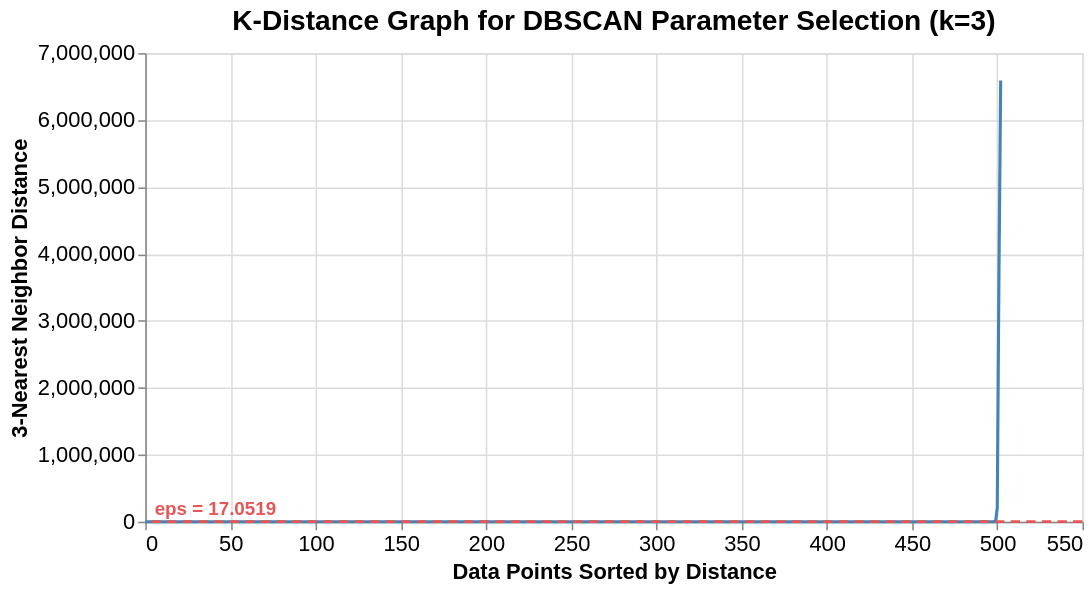

Notebook source saved alongside this figure:
### Code cell
## DBSCAN Clustering
# K-Distance Graph
def plot_kdistance_graph(X_scaled, k=3):
    nbrs = NearestNeighbors(n_neighbors=k).fit(X_scaled)
    distances, _ = nbrs.kneighbors(X_scaled)
    distances_sorted = np.sort(distances[:, k - 1], axis=0)

    kdist_df = pd.DataFrame({
        'Index': np.arange(len(distances_sorted)),
        'Distance': distances_sorted
    })

    # eps is at elbow point of k-distance graph, which is where the distance starts to increase sharply
    eps_value = distances_sorted[int(len(distances_sorted) * 0.95)]  # heuristic: 95th percentile distance
    print(f"Optimal eps value based on k-distance graph: {eps_value:.4f}")

    eps_rule_df = pd.DataFrame({'eps': [float(eps_value)]})

    line = alt.Chart(kdist_df).mark_line(color='steelblue').encode(
        x=alt.X('Index:Q', title='Data Points Sorted by Distance'),
        y=alt.Y('Distance:Q', title=f'{k}-Nearest Neighbor Distance', scale=alt.Scale(zero=False)),
        tooltip=[alt.Tooltip('Index:Q'), alt.Tooltip('Distance:Q', format='.4f')]
    )

    eps_line = alt.Chart(eps_rule_df).mark_rule(
        color='#E45756', strokeDash=[6, 4], strokeWidth=1.8
    ).encode(
        y=alt.Y('eps:Q'),
        tooltip=[alt.Tooltip('eps:Q', title='eps', format='.4f')]
    )

    eps_label = alt.Chart(eps_rule_df).mark_text(
        align='left', dx=6, dy=-8, fontSize=12, fontWeight='bold', color='#E45756'
    ).encode(
        x=alt.value(0),
        y=alt.Y('eps:Q'),
        text=alt.value(f'eps = {float(eps_value):.4f}')
    )

    chart = (line + eps_line + eps_label).properties(
        title=f'K-Distance Graph for DBSCAN Parameter Selection (k={k})',
        width=600,
        height=300
    ).configure_axis(
        labelFontSize=14,
        titleFontSize=14
    ).configure_title(
        fontSize=18
    )

    return eps_value, chart

eps_value, kdist_chart = plot_kdistance_graph(X_scaled, k=3)
kdist_chart

### Figure 1 — Vega-Lite specification as saved in the notebook (floating-point values rounded to 4 significant figures; data arrays with more than 128 entries replaced by an {"elided": "..."} marker saying what was removed)
{"config": {"view": {"continuousWidth": 300, "continuousHeight": 300}, "axis": {"labelFontSize": 14, "titleFontSize": 14}, "title": {"fontSize": 18}}, "layer": [{"data": {"name": "data-054c5e6c444e52e8a1cd67cb4671170e"}, "mark": {"type": "line", "color": "steelblue"}, "encoding": {"tooltip": [{"field": "Index", "type": "quantitative"}, {"field": "Distance", "format": ".4f", "type": "quantitative"}], "x": {"field": "Index", "title": "Data Points Sorted by Distance", "type": "quantitative"}, "y": {"field": "Distance", "scale": {"zero": false}, "title": "3-Nearest Neighbor Distance", "type": "quantitative"}}}, {"data": {"name": "data-02458b000f874562b6e5b8209c52da4b"}, "mark": {"type": "rule", "color": "#E45756", "strokeDash": [6, 4], "strokeWidth": 1.8}, "encoding": {"tooltip": [{"field": "eps", "format": ".4f", "title": "eps", "type": "quantitative"}], "y": {"field": "eps", "type": "quantitative"}}}, {"data": {"name": "data-02458b000f874562b6e5b8209c52da4b"}, "mark": {"type": "text", "align": "left", "color": "#E45756", "dx": 6, "dy": -8, "fontSize": 12, "fontWeight": "bold"}, "encoding": {"text": {"value": "eps = 17.0519"}, "x": {"value": 0}, "y": {"field": "eps", "type": "quantitative"}}}], "height": 300, "title": "K-Distance Graph for DBSCAN Parameter Selection (k=3)", "width": 600, "$schema": "https://vega.github.io/schema/vega-lite/v6.1.0.json", "datasets": {"data-054c5e6c444e52e8a1cd67cb4671170e": {"elided": "503 records"}, "data-02458b000f874562b6e5b8209c52da4b": [{"eps": 17.05}]}}
